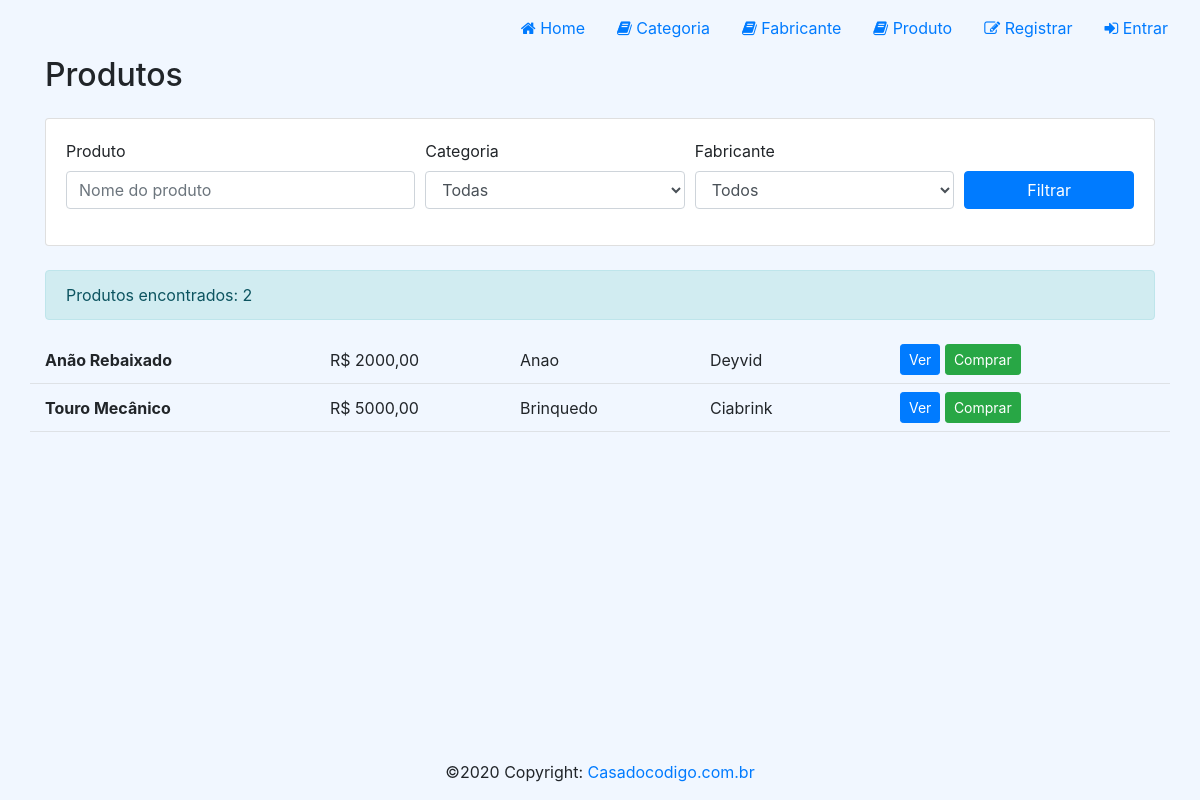
Page /produto/ on the committed database.
### loja/models/Produto.py (models this page shows, shortened)
class Produto(models.Model):
    produtoo = models.CharField(max_length=100)
    destaque = models.BooleanField(default=True)
    promocao = models.BooleanField(default=True)
    msgPromocao = models.CharField(max_length=100, null=True, blank=True)
    preco = models.DecimalField(max_digits=8, decimal_places=2)
    categoria = models.ForeignKey(
        Categoria,
        null=True,
        related_name='categoria' ,
        on_delete=models.SET_NULL,
    )
    fabricante = models.ForeignKey(
        Fabricante,
        null=True,
        related_name='fabricantee' ,
        on_delete=models.SET_NULL,
    )
    criado_em = models.DateTimeField(auto_now_add=True)
    alterado_em = models.DateTimeField(auto_now=True)
    image = models.ImageField(null=True, blank=True)

### loja/models/Categoria.py (models this page shows)
class Categoria(models.Model):
    Categoria = models.CharField(max_length=100)
    criado_em = models.DateTimeField(auto_now_add=True)
    alterado_em = models.DateTimeField(auto_now=True)
    def __str__(self):
        return self.Categoria

### loja/models/Fabricante.py (models this page shows)
class Fabricante(models.Model):
    fabricante = models.CharField(max_length=100)
    criado_em = models.DateTimeField(auto_now_add=True)
    alterado_em = models.DateTimeField(auto_now=True)
    def __str__(self):
        return self.fabricante

### loja/views/ProdutoView.py (the view, shortened to what this page needs)
def list_produto_view(request, id=None):
    produtos = Produto.objects.select_related('categoria', 'fabricante').all()
    busca = request.GET.get('produto', '').strip()
    destaque = _boolean_param(request.GET.get('destaque'))
    promocao = _boolean_param(request.GET.get('promocao'))
    categoria = request.GET.get('categoria', '').strip()
    fabricante = request.GET.get('fabricante', '').strip()
    dias = request.GET.get('dias', '').strip()
    if busca:
        produtos = produtos.filter(produtoo__icontains=busca)
    if destaque is not None:
        produtos = produtos.filter(destaque=destaque)
    if promocao is not None:
        produtos = produtos.filter(promocao=promocao)
    if categoria:
        if categoria.isdigit():
            produtos = produtos.filter(categoria_id=int(categoria))
        else:
            produtos = produtos.filter(categoria__Categoria__iexact=categoria)
    if fabricante:
        if fabricante.isdigit():
            produtos = produtos.filter(fabricante_id=int(fabricante))
        else:
            produtos = produtos.filter(fabricante__fabricante__iexact=fabricante)
    if id is not None:
        produtos = produtos.filter(id=id)
    context = {
        'produtos': produtos,
        'categorias': Categoria.objects.all(),
        'fabricantes': Fabricante.objects.all(),
        'filtros': {
            'produto': busca,
            'categoria': categoria,
            'fabricante': fabricante,
        },
    }
    return render(request, 'produto/produto.html', context)

### loja/views/ProdutoView.py (called while the page is built)
def _boolean_param(value):
    if value is None:
        return None
    return str(value).lower() in ('1', 'true', 'on', 'yes')

### loja/templates/produto/produto.html (shortened to what this page needs)
{% extends "base.html" %}
{% load static %}
{% block styles %}<link rel="stylesheet" href="{% static 'css/home.css' %}">{% endblock %}
{% block content %}
<div id="content"><div class="container">
    <div class="d-flex justify-content-between align-items-center mb-3">
        <h2>Produtos</h2>
    </div>
    <form method="GET" class="card card-body mb-4">
        <div class="form-row">
            <div class="form-group col-md-4"><label for="produto">Produto</label><input id="produto" name="produto" value="{{ filtros.produto }}" class="form-control" placeholder="Nome do produto"></div>
            <div class="form-group col-md-3"><label for="categoria">Categoria</label><select id="categoria" name="categoria" class="form-control"><option value="">Todas</option></select></div>
            <div class="form-group col-md-3"><label for="fabricante">Fabricante</label><select id="fabricante" name="fabricante" class="form-control"><option value="">Todos</option></select></div>
            <div class="form-group col-md-2 d-flex align-items-end"><button class="btn btn-primary w-100" type="submit">Filtrar</button></div>
        </div>
    </form>
    <div class="alert alert-info">Produtos encontrados: {{ produtos|length }}</div>
    {% if produtos %}
        {% for prod in produtos %}
        <div class="row align-items-center border-bottom py-2">
            <div class="col-md-3"><strong>{{ prod.produtoo }}</strong></div>
            <div class="col-md-2">R$ {{ prod.preco|floatformat:2 }}</div>
            <div class="col-md-2">{{ prod.categoria|default:"Sem categoria" }}</div>
            <div class="col-md-2">{{ prod.fabricante|default:"Sem fabricante" }}</div>
            <div class="col-md-3">
                <a href="{% url 'details_produto' prod.id %}" class="btn btn-sm btn-primary">Ver</a>
                <a href="{% url 'create_carrinhoitem' prod.id %}" class="btn btn-sm btn-success">Comprar</a>
            </div>
        </div>
        {% endfor %}
    {% else %}<div class="alert alert-warning">Nenhum produto encontrado.</div>{% endif %}
</div></div>
{% endblock %}

### loja/static/css/global.css (style rules this page uses)
#content { min-height: calc(100vh - 112px); }

### loja/static/css/home.css (style rules this page uses)
body { background-color: #f1f7ff; }
#content form { margin-top: calc(50vh, 241px); }
#content form button { width: 100%; }

### rows in the picture
Produto: produtoo "Anão Rebaixado", preco "2000,00", categoria "Anao", fabricante "Deyvid"
Produto: produtoo "Touro Mecânico", preco "5000,00", categoria "Brinquedo", fabricante "Ciabrink"

### other values in the picture
{{ produtos|length }} "2"
